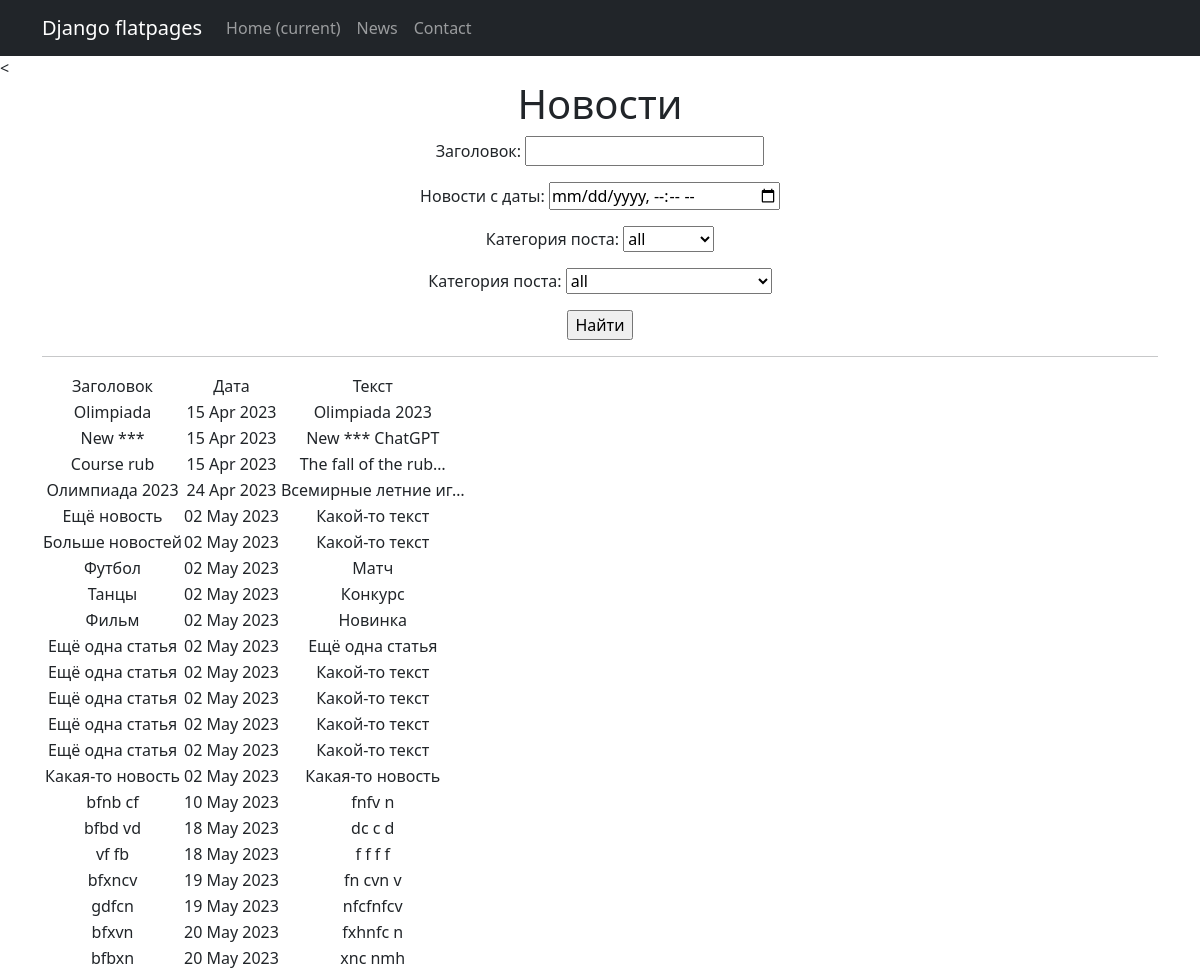
The app's page /news/search/ with its own data.
### news/models.py (models this page shows, shortened)
class Post(models.Model):
    author = models.ForeignKey(Author, on_delete=models.CASCADE)
    NEWS = 'NW'
    ARTICLE = 'AR'
    CATEGORY_CHOICES = (
        (NEWS, 'Новость'),
        (ARTICLE, 'Статья'),
    )
    categoryType = models.CharField(max_length=2, choices=CATEGORY_CHOICES, default=ARTICLE)
    dateCreation = models.DateTimeField(auto_now_add=True)
    postCategory = models.ManyToManyField(Category, through='PostCategory')
    title = models.CharField(max_length=128)
    text = models.TextField()
    rating = models.SmallIntegerField(default=0)

### news/views.py (the view)
# urls.py: path('search/', PostSearch.as_view(), name='news_search'),
class PostSearch(ListView):
    model = Post
    template_name = 'news_search.html'
    context_object_name = 'news_search'
    def get_queryset(self):
        queryset = super().get_queryset()
        self.filterset = PostFilter(self.request.GET, queryset)
        return self.filterset.qs
    def get_context_data(self, **kwargs):
        context = super().get_context_data(**kwargs)
        context['time_now'] = datetime.utcnow()
        context['next_sale'] = None
        context['filterset'] = self.filterset
        return context

### news/models.py (called while the page is built)
    def __str__(self):
        return self.name.title()

### news/templatetags/censor.py (called while the page is built)
@register.filter()
def censor(message: str):
    variants = ['bot', 'игры'] # непристойные выражения
    ln = len(variants)
    filtred_message = ''
    string = ''
    pattern = '*' # чем заменять непристойные выражения
    for i in message:
        string += i
        string2 = string.lower()
        flag = 0
        for j in variants:
            if not string2 in j:
                flag += 1
            if string2 == j:
                filtred_message += pattern * len(string)
                flag -= 1
                string = ''
        if flag == ln:
            filtred_message += string
            string = ''
    if string2 != '' and string2 not in variants:
        filtred_message += string
    elif string2 != '':
        filtred_message += pattern * len(string)
    return filtred_message

### templates/news_search.html (shortened to what this page needs)
{% extends 'flatpages/default.html' %}
{% load censor %}
{% block content %}
<h1>Новости</h1>
<form action="" method="get">
       {{ filterset.form.as_p }}
       <input type="submit" value="Найти" />
   </form>
<hr>
   {% if object_list %}
       <table>
           <tr>
               <td>Заголовок</td>
               <td>Дата</td>
               <td>Текст</td>
           </tr>
           {% for new in object_list %}
           <tr>
               <td>{{ new.title|censor }}</td>
               <td>{{ new.dateCreation|date:'d M Y' }}</td>
               <td>{{ new.text|truncatechars:20|censor }}</td>
           </tr>
           {% endfor %}
       </table>
   {% else %}
       <h2>Новостей нет!</h2>
   {% endif %}
{% endblock content %}

### records on screen
Post: title|censor "Olimpiada", dateCreation "15 Apr 2023", text|censor "Olimpiada 2023"
Post: title|censor "New ***", dateCreation "15 Apr 2023", text|censor "New *** ChatGPT"
Post: title|censor "Course rub", dateCreation "15 Apr 2023", text|censor "The fall of the rub…"
Post: title|censor "Олимпиада 2023", dateCreation "24 Apr 2023", text|censor "Всемирные летние иг…"
Post: title|censor "Ещё новость", dateCreation "02 May 2023", text|censor "Какой-то текст"
Post: title|censor "Больше новостей", dateCreation "02 May 2023", text|censor "Какой-то текст"
Post: title|censor "Футбол", dateCreation "02 May 2023", text|censor "Матч"
Post: title|censor "Танцы", dateCreation "02 May 2023", text|censor "Конкурс"
Post: title|censor "Фильм", dateCreation "02 May 2023", text|censor "Новинка"
Post: title|censor "Ещё одна статья", dateCreation "02 May 2023", text|censor "Ещё одна статья"
Post: title|censor "Ещё одна статья", dateCreation "02 May 2023", text|censor "Какой-то текст"
Post: title|censor "Ещё одна статья", dateCreation "02 May 2023", text|censor "Какой-то текст"
Post: title|censor "Ещё одна статья", dateCreation "02 May 2023", text|censor "Какой-то текст"
Post: title|censor "Ещё одна статья", dateCreation "02 May 2023", text|censor "Какой-то текст"
Post: title|censor "Какая-то новость", dateCreation "02 May 2023", text|censor "Какая-то новость"
Post: title|censor "bfnb cf", dateCreation "10 May 2023", text|censor "fnfv n"
Post: title|censor "bfbd vd", dateCreation "18 May 2023", text|censor "dc c d"
Post: title|censor "vf fb", dateCreation "18 May 2023", text|censor "f f f f"
Post: title|censor "bfxncv", dateCreation "19 May 2023", text|censor "fn cvn v"
Post: title|censor "gdfcn", dateCreation "19 May 2023", text|censor "nfcfnfcv"
Post: title|censor "bfxvn", dateCreation "20 May 2023", text|censor "fxhnfc n"
Post: title|censor "bfbxn", dateCreation "20 May 2023", text|censor "xnc nmh"
